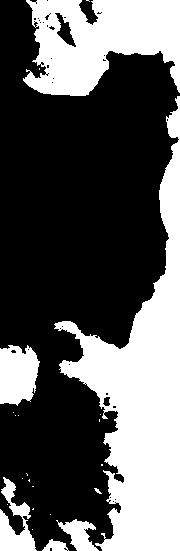
#> input picture src-fiumi/fiumi_laghi/code/data_elab/elab2122_cut.jpg, 180 x 551 px, given in place of Image2.jpg, which was not available
$ python main.py
#> lines starting #> are read from the running program, lines starting #| are printed output that depends on the picture; after the words box and inside, x2 and y2 are one past the last pixel; in counts of white or black regions, pixels touching at a corner belong together; long printed decimals are rounded; pictures that were not available may be replaced by others from this repository, and a replacement may not be noted
#> in main, img is the input picture: shape (551, 180, 3); min 0, max 255, mean 92.6
import cv2 as cv
import numpy as np
from random import randint


def cut_image(img,top = 65,left = 65):
#> called with top = 55, left = 55
        perc_h = top
        perc_w = left
        w,h,_ = img.shape
#> w = 551; h = 180
        P = [int(w/2),int(h/2)]
#> P = [275, 90]
        padding_top = int((P[1] * perc_h) / 100)
#> padding_top = 49
        padding_side = int((P[0] * perc_w) / 100 )
#> padding_side = 151
        return img[P[0] - padding_side:P[0]+ padding_side,P[1]- padding_top:P[1]+padding_top]
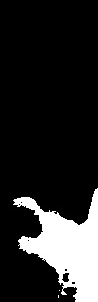
#> returned value: shape (302, 98, 3); min 0, max 255, mean 40.4

def whitePrecentage(img):
        height, width = img.shape[:2]
        return ((np.sum(img == 255)) * 100)/ (height*width)

def Is_insland_ghost(img,cont):
    c = cv.boundingRect(cont)
    x,y,w,h = c
    n = img[y:y+h, x:x+w]
    n = cv.cvtColor(n,cv.COLOR_BGR2GRAY)
    _, n=  cv.threshold(n, 134,255,1)
    #debug
    cv.imwrite(f"C:/Users/fabri/Desktop/scuola/project/src/src-fiumi/fiumi_laghi/code/data_elab/elab{len(cont)}_cut.jpg", n)
    print(str(whitePrecentage(n)))
    if whitePrecentage(n) > 60.0:
        return False
    else:
        return True

def adaptive_threshold(Ray_img, Color_img):
    th = cv.adaptiveThreshold(Ray_img,100,cv.ADAPTIVE_THRESH_MEAN_C, cv.THRESH_BINARY,1101, -6)
#> th: shape (302, 98); values 0 (black) and 100 (white), 15.8% white; 3 white regions (2 under 20 px)
    contours, _ = cv.findContours(th, cv.RETR_TREE, cv.CHAIN_APPROX_NONE)
#> contours = 10 contours, 8 with area under 20; largest, box (x1, y1, x2, y2) and area: (13, 188, 98, 302) 4510, (61, 272, 70, 283) 60
    contours = [c for c in contours if cv.arcLength(c,False) >500 ]
#> contours = 1 contour; box (x1, y1, x2, y2) and area: (13, 188, 98, 302) 4510
    lowerbound = 0
    upperbound = 1
    crop = []

    for i,cont in enumerate(contours):
        #debug
        #print("prima ("+str(i)+"): "+ str(len(contours)))
        p = cv.arcLength(cont, True)
        a = cv.contourArea(cont)
        d = abs(p/a - 1) if a > 0 else None
        if d and lowerbound <= d <= upperbound and Is_insland_ghost(Color_img,cont):
            cv.drawContours(Color_img, [cont],-1, (randint(10,255),randint(100,255),randint(100,200)), 2)
        else:
            crop.append(i)
#> this loop made 1 pass
#> (p, a, d, x in Is_insland_ghost, y in Is_insland_ghost, w in Is_insland_ghost, h in Is_insland_ghost) on pass 1: (519.9, 4509.5, 0.885, 13, 188, 85, 114)
#| 51.672
#> pass 1, in Is_insland_ghost, `n = img[y:y+h, x:x+w]`:
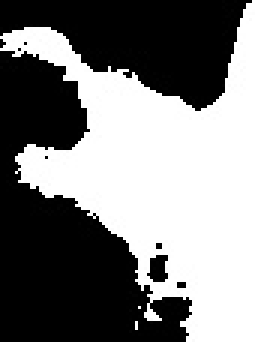
#> n: shape (114, 85, 3) (shown 3 times larger); min 0, max 255, mean 123.2
#> pass 1, in Is_insland_ghost, `_, n=  cv.threshold(n, 134,255,1)`:
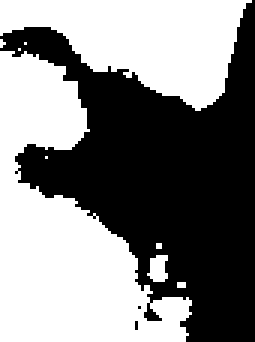
#> n: shape (114, 85) (shown 3 times larger); 51.7% white; 3 black regions (2 under 20 px)
#> after the loop:
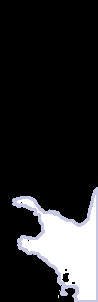
#> Color_img: shape (302, 98, 3); mean B, G, R 42.7, 41.4, 41.3
#> after the loop, crop = []


    #per jom: countours returna in un array tutti i contorni di un immagine. per adesso elimina solo dal disegno e non dall'array

    return contours ,crop

def main():

    for i in range(2,3):
        #change the path
        img = cv.imread(f"C:/Users/fabri/Desktop/scuola/project/src/src-fiumi/fiumi_laghi/code/dataset_image/Image{i}.jpg")
        Cut_Img_Color = cut_image(img,55,55)
        gray_img = cv.cvtColor(Cut_Img_Color, cv.COLOR_BGR2GRAY)

        #per jom, questa è la funzione che restituisce i contorni di una immagine(returna un array di numpy)
        #per farlo funzionare ti servono i metodi:

        #whitePrecentage(img)
        #Is_insland_ghost(img,cont)
        #una cosa in più Cut_image()
        contorni, index_not_cont = adaptive_threshold(gray_img,Cut_Img_Color)
#> contorni has the same summary as contours in adaptive_threshold; index_not_cont = []

        print(contorni)
#> (printed output is left out)
        print(index_not_cont)

        # [7 lines of commented-out code are left out]


if __name__ == "__main__":
    main()
